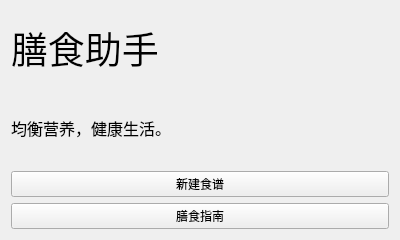
<?xml version="1.0" encoding="UTF-8"?>
<ui version="4.0">
 <class>firstpage</class>
 <widget class="QWidget" name="firstpage">
  <property name="geometry">
   <rect>
    <x>0</x>
    <y>0</y>
    <width>400</width>
    <height>240</height>
   </rect>
  </property>
  <property name="minimumSize">
   <size>
    <width>0</width>
    <height>0</height>
   </size>
  </property>
  <property name="windowTitle">
   <string>膳食助手</string>
  </property>
  <property name="windowIcon">
   <iconset>
    <normaloff>icon.svg</normaloff>icon.svg</iconset>
  </property>
  <layout class="QVBoxLayout" name="verticalLayout">
   <item>
    <widget class="QLabel" name="name_label">
     <property name="font">
      <font>
       <family>楷体</family>
       <pointsize>28</pointsize>
      </font>
     </property>
     <property name="text">
      <string>膳食助手</string>
     </property>
     <property name="textFormat">
      <enum>Qt::PlainText</enum>
     </property>
    </widget>
   </item>
   <item>
    <widget class="QLabel" name="slogan_label">
     <property name="font">
      <font>
       <family>宋体</family>
       <pointsize>12</pointsize>
      </font>
     </property>
     <property name="text">
      <string>均衡营养，健康生活。</string>
     </property>
    </widget>
   </item>
   <item>
    <widget class="QPushButton" name="newRecipe_Button">
     <property name="text">
      <string>新建食谱</string>
     </property>
    </widget>
   </item>
   <item>
    <widget class="QPushButton" name="Browse_Button">
     <property name="text">
      <string>膳食指南</string>
     </property>
    </widget>
   </item>
  </layout>
 </widget>
 <resources/>
 <connections/>
</ui>
